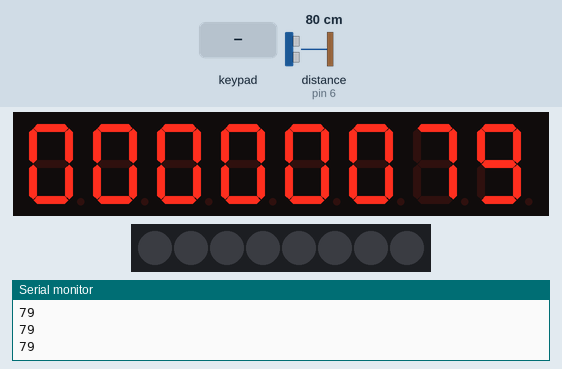
Simulated run of this sketch. Board: Arduino Uno, built with avr-gcc and run on an emulated ATmega328P. Parts: 8-digit seven-segment display, 8 RGB LEDs in strip order, left to right, the last lines printed to the serial monitor. Wiring (inferred from the names in the program): ultrasonic range finder: trigger pin 7; echo pin 6; TM1638 display and keys: STB pin 4; clock pin 3; DIO pin 2. The inputs (shaded band) are chosen by the test bench; at power-on: distance to the obstacle (sensor on pin 6) 80 cm. The echo pulse lasts 58.3 µs per cm.

Above: at 2.4 s.
2.5 s: keypad keys 1 2 pressed 0.4 s apart
At 2.62 s:
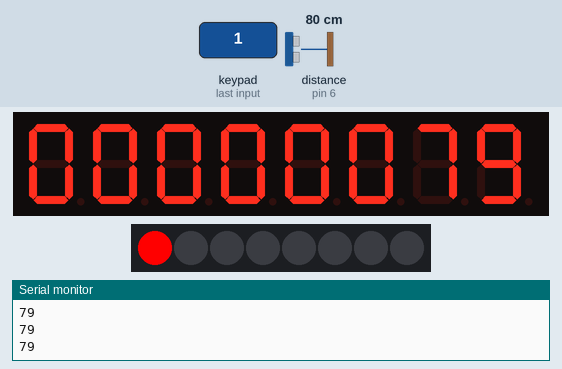
4.8 s: distance to the obstacle (sensor on pin 6) set to 2 cm
At 6.0 s:
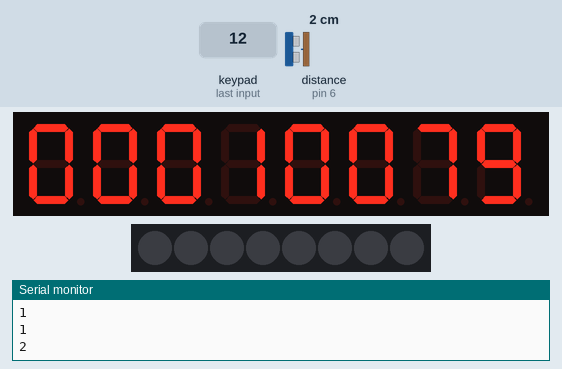
6.3 s: key '7' pressed
At 6.8 s:
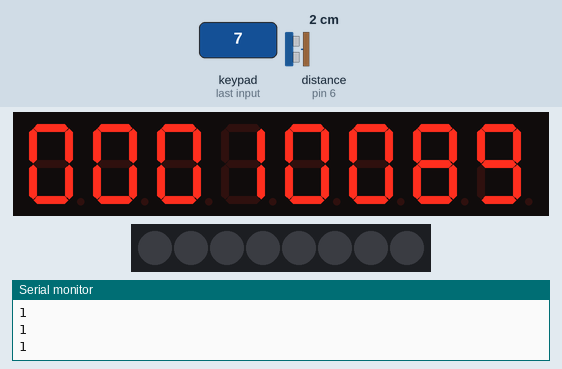
8.0 s: key '1' pressed
At 9.3 s:
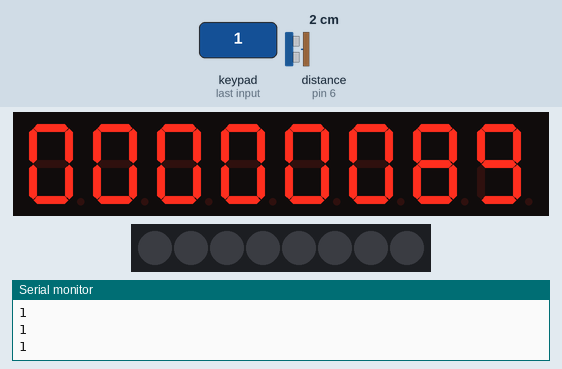
Timing chart, 0 to 10.7 s (numbered marks = the images above; inputs shaded):
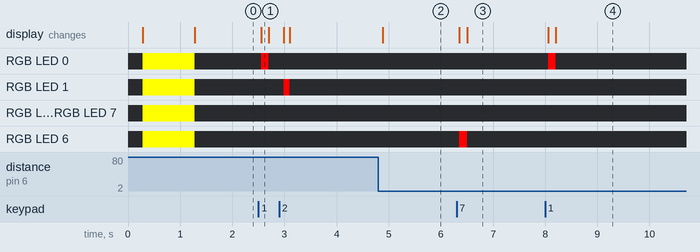

The sketch:

sonar.ino
```cpp
#define DIO 2
#define CLK 3
#define STB 4
#define ECHO 6
#define TRIG 7

#define WRITE_DATA 0x40
#define READ_KEY 0x42
#define ADDRESS_AUTO 0x40
#define ADDRESS_FIXED 0x44
#define NORMAL_MODE 0x40
#define TEST_MODE 0x48

#define DISPLAY_FIRST_ADDRESS 0xC0
#define DISPLAY_ON 0x8A
#define DISPLAY_OFF 0x80

unsigned int digits[16] = {
  0b00111111,0b00000110,0b01011011,0b01001111,
  0b01100110,0b01101101,0b01111101,0b00000111,
  0b01111111,0b01101111,0b01110111,0b01111100,
  0b00111001,0b01011110,0b01111001,0b01110001
};

byte displayedNums[8] = {0, 0, 0, 0, 0, 0, 0, 0};
byte count[4] = {0, 0, 0, 0};

bool buttonState[8] = {0, 0, 0, 0, 0, 0, 0, 0};
bool prevButtonState[8] = {0, 0, 0, 0, 0, 0, 0};
bool currButtonState[8] = {0, 0, 0, 0, 0, 0, 0};
unsigned long lastDebounce[8] = {0, 0, 0, 0, 0, 0, 0};

unsigned long prevMillis = 0;
unsigned long prevMillisSonar = 0;
int debounceDelay = 50;
bool inblocked = false;
byte farCount = 0;

void setup() {
  Serial.begin(115200);

  pinMode(TRIG, OUTPUT);
  pinMode(ECHO, INPUT);
  pinMode(DIO, OUTPUT);
  pinMode(CLK, OUTPUT);
  pinMode(STB, OUTPUT);
  digitalWrite(DIO, HIGH);
  digitalWrite(CLK, HIGH);
  digitalWrite(STB, HIGH);

  int calDis = 0;
  for(int i = 0; i < 5; i++){
    calDis += getDistance();
    delay(50);
  }
  calDis /= 5;
  displayedNums[0] = calDis % 10;
  displayedNums[1] = (calDis/10) % 10;
  displayedNums[2] = (calDis/100) % 10;
  displayedNums[3] = (calDis/1000) % 10;


  sendCommand(DISPLAY_ON);
  sendCommand(DISPLAY_ON);
  test();

  for(int j = 0; j < 4; j++){
    writeLcd(14-(j*2), digits[displayedNums[j]]);
  }
}

void loop() {


  counter();
  countPeople();


}

void countPeople(){
  unsigned long currMillis = millis();

  if(currMillis - prevMillisSonar >= 100){
    prevMillisSonar = currMillis;
    int distance = getDistance();
    Serial.println(distance);
    unsigned int maxRange = 0;
    int mult = 1;
    for(int i = 0; i < 4; i++){
      maxRange += displayedNums[i] * mult;
      mult *= 10;
    }
    if(distance < (maxRange *.75)){
      if(inblocked == false){
        farCount = 0;
        Serial.println(distance);
        count[0]++;
        countRollOver();
        for(int j = 4; j < 8; j++){
          writeLcd(14-(j*2), digits[count[j-4]]);
        }
      }
      inblocked = true;
    } else {
      if(farCount > 3){
        inblocked = false;
        farCount = 0;
      } else {
        farCount++;
      }
    }

  }
}

void counter(){
  readButtons();
  for(int i = 0; i < 8; i++){
    if(buttonState[i] != prevButtonState[i])
      lastDebounce[i] = millis();
    if((millis() - lastDebounce[i]) > debounceDelay){
      if(buttonState[i] != currButtonState[i] && currButtonState[i] != 1){
        currButtonState[i] = buttonState[i];
        writeLed(15-2*i, true);
        if(i < 4 || i == 7){
          displayedNums[i]++;
          digitRollOver(3);
          for(int j = 0; j < 4; j++){
            writeLcd(14-(j*2), digits[displayedNums[j]]);
          }

          if(i == 7 && displayedNums[i] > 0){
            displayedNums[i] = 0;
            for(int j = 4; j < 8; j++){
              count[j-4] = 0;
              writeLcd(14-(j*2), digits[count[j-4]]);
            }
          }
        }
      } else if(buttonState[i] != currButtonState[i] && currButtonState[i] == 1){
        currButtonState[i] = buttonState[i];
        writeLed(15-2*i, false);
      }
    }
    prevButtonState[i] = buttonState[i];
  }
}

int getDistance(){
  unsigned long duration;
  digitalWrite(TRIG, LOW);
  delayMicroseconds(5);
  digitalWrite(TRIG, HIGH);
  delayMicroseconds(10);
  digitalWrite(TRIG, LOW);
  duration = pulseIn(ECHO, HIGH);
  return (duration/2)/29.1;
}

void countUp(){
  unsigned long currMillis = millis();

  if(currMillis - prevMillis >= 1000){
    prevMillis = currMillis;
    for(int i = 0; i < 8; i++){
      writeLcd(14-(i*2), digits[displayedNums[i]]);
    }
    displayedNums[0]++;
    digitRollOver(7);
  }
}

void digitRollOver(int cnt){
  for(int i = 0; i < cnt; i++){
    if(displayedNums[i] == 10){
      displayedNums[i] = 0;
      displayedNums[i+1]++;
    }
  }
  if(displayedNums[cnt] == 10){
    for(int i = 0; i < cnt+1; i++){
      displayedNums[i] = 0;
    }
  }
}

void countRollOver(){
  for(int i = 0; i < 3; i++){
    if(count[i] == 10){
      count[i] = 0;
      count[i+1]++;
    }
  }
  if(count[3] == 10){
    for(int i = 0; i < 4; i++){
      count[i] = 0;
    }
  }
}

void test(){
  sendCommand(WRITE_DATA | ADDRESS_AUTO);
  digitalWrite(STB, LOW);
  sendByte(DISPLAY_FIRST_ADDRESS);
  for(int i = 0; i<16; i++){
    sendByte(digits[0]);
  }
  digitalWrite(STB, HIGH);

  delay(1000);
  for(int i = 0; i < 8; i++){
    writeLed(i*2+1, false);
  }
}

void sendByte(uint8_t data){
  byte j;
  char sent[8];
  int msk;
  msk=0x01;
  for(j=0; j<8; j++){
    if(data & msk){
      //sent[j] = '1';
      digitalWrite(DIO,HIGH);
    } else {
      //sent[j] = '0';
      digitalWrite(DIO,LOW);
    }
    digitalWrite(CLK, HIGH);  // clock data into NV
    data = data>>1;
    digitalWrite(CLK, LOW);

  }
  //Serial.println(sent);
}

void sendCommand(uint8_t cmd){
  digitalWrite(STB, LOW);
  sendByte(cmd);
  digitalWrite(STB, HIGH);
  delayMicroseconds(1);
}

void writeLcd(uint8_t add, uint8_t val){
  sendCommand(WRITE_DATA | ADDRESS_FIXED);
  digitalWrite(STB, LOW);
  sendByte(DISPLAY_FIRST_ADDRESS + add);
  sendByte(val);
  digitalWrite(STB, HIGH);
  delayMicroseconds(1);
}

void writeLed(uint8_t add, bool state){
  sendCommand(WRITE_DATA | ADDRESS_FIXED);
  digitalWrite(STB, LOW);
  sendByte(DISPLAY_FIRST_ADDRESS + add);
  sendByte(state);
  digitalWrite(STB, HIGH);
  delayMicroseconds(1);
}

void readButtons(){
  digitalWrite(STB, LOW);
  sendByte(READ_KEY);
  pinMode(DIO, INPUT);
  digitalWrite(CLK, LOW);
  uint8_t data[4];
  for(int i=0; i<sizeof(data); i++){
    data[i] = shiftIn(DIO, CLK, LSBFIRST);
    delayMicroseconds(1);
  }
  pinMode(DIO, OUTPUT);
  digitalWrite(STB, HIGH);
  for(int i=0; i<4;i++){
    if(data[i] == 0x01){
      buttonState[7-i] =  true;
    } else {
      buttonState[7-i] = false;
    }
    if(data[i] == 0x10){
      buttonState[3-i] = true;
    } else {
      buttonState[3-i] = false;
    }
  }
}
```

Measured:
- after the input at 2.5 s, RGB LED 0: off → RGB(255, 0, 0) after 0.06 s, → off 0.15 s later; RGB LED 1: off → RGB(255, 0, 0) after 0.48 s, → off 0.12 s later
- after the input at 4.8 s, the display: changes after 0.09 s (image 2)
- after the input at 6.3 s, RGB LED 6: off → RGB(255, 0, 0) after 0.05 s, → off 0.15 s later; the display: first changes after 0.05 s (image 3 shows a later state)
- after the input at 8.0 s, RGB LED 0: off → RGB(255, 0, 0) after 0.06 s, → off 0.15 s later; the display: first changes after 0.06 s (image 4 shows a later state)
